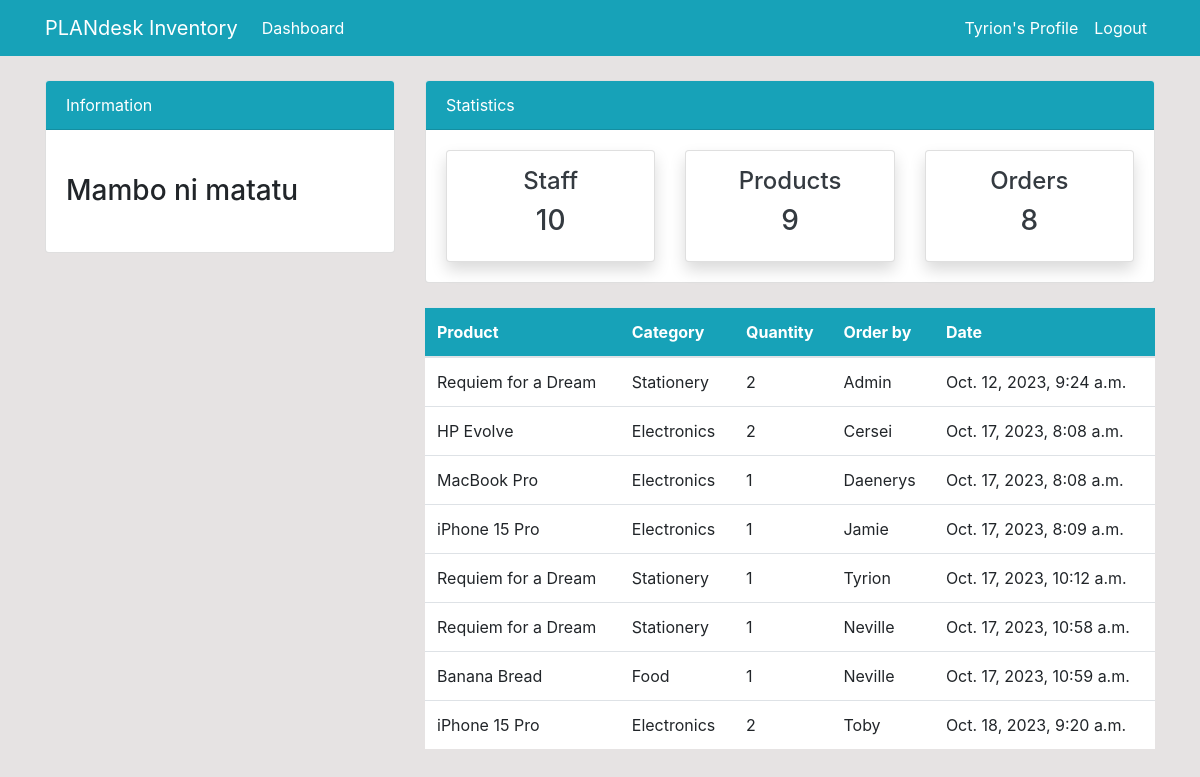
Screenshot of /order/ (signed in) with the database file from the repository.
### dashboard/models.py (models this page shows, shortened)
class Order(models.Model):
    product = models.ForeignKey(Product, on_delete=models.CASCADE, null=True)
    staff = models.ForeignKey(User, models.CASCADE, null=True)
    order_quantity = models.PositiveIntegerField(null=True)
    date = models.DateTimeField(auto_now_add=True)

class Product(models.Model):
    name = models.CharField(max_length=100, null=True)
    category = models.CharField(max_length=20, choices=CATEGORY, null=True)
    quantity = models.PositiveIntegerField(null=True)

### dashboard/views.py (the view)
# urls.py: path('order/', views.order, name='dashboard-order'),
@login_required
def order(request):
    orders = Order.objects.all()
    orders_count = orders.count()
    items_count = Product.objects.all().count()
    workers_count = User.objects.all().count()
    context = {
        'orders':orders,
        'orders_count': orders_count,
        'items_count': items_count,
        'workers_count': workers_count,
    }
    return render(request, 'dashboard/order.html', context)

### templates/dashboard/order.html
{% extends 'partials/base.html' %} {% block title %}Orders Page{% endblock %}
{% block content %} {% include 'partials/hero.html' %}
<div class="container">
  <div class="row my-4">
    <div class="col-md-4"></div>
    <div class="col-md-8">
      <table class="table bg-white">
        <thead class="bg-info">
          <tr class="text-white">
            <th scope="col">Product</th>
            <th scope="col">Category</th>
            <th scope="col">Quantity</th>
            <th scope="col">Order by</th>
            <th scope="col">Date</th>
          </tr>
        </thead>
        <tbody>
          {% for order in orders%}
          <tr>
            <td>{{order.product.name}}</td>
            <td>{{order.product.category}}</td>
            <td>{{order.order_quantity}}</td>
            <td>{{order.staff.username}}</td>
            <td>{{order.date}}</td>
          </tr>
          {%endfor%}
        </tbody>
      </table>
    </div>
  </div>
</div>
{% endblock %}

### templates/partials/nav.html (shortened to what this page needs)
<nav class="navbar navbar-expand-lg navbar-info bg-info">
  {% if user.is_authenticated %}
  <div class="container">
    <a class="navbar-brand text-white" href="{% url 'dashboard-index' %}"
      >PLANdesk Inventory</a
    >
    <div class="collapse navbar-collapse" id="navbarSupportedContent">
      <ul class="navbar-nav mr-auto">
        <li class="nav-item active">
          <a class="nav-link text-white" href="{% url 'dashboard-index' %}"
            >Dashboard <span class="sr-only">(current)</span></a
          >
        </li>
      </ul>
      <ul class="navbar-nav ml-auto">
        <li class="nav-item active">
          <a class="nav-link text-white" href="{% url 'user-profile'%}"
            >{{user.username}}'s Profile
            <span class="sr-only">(current)</span></a
          >
        </li>
        <li class="nav-item">
          <a class="nav-link text-white" href="{% url 'user-logout' %}"
            >Logout</a
          >
        </li>
      </ul>
      {% endif %}
    </div>
  </div>
</nav>

### static/style.css (style rules this page uses)
body { background: rgb(230, 227, 227); }

### rows the page displays
Order: product.name "Requiem for a Dream", product.category "Stationery", order_quantity "2", staff.username "Admin", date "Oct. 12, 2023, 9:24 a.m."
Order: product.name "HP Evolve", product.category "Electronics", order_quantity "2", staff.username "Cersei", date "Oct. 17, 2023, 8:08 a.m."
Order: product.name "MacBook Pro", product.category "Electronics", order_quantity "1", staff.username "Daenerys", date "Oct. 17, 2023, 8:08 a.m."
Order: product.name "iPhone 15 Pro", product.category "Electronics", order_quantity "1", staff.username "Jamie", date "Oct. 17, 2023, 8:09 a.m."
Order: product.name "Requiem for a Dream", product.category "Stationery", order_quantity "1", staff.username "Tyrion", date "Oct. 17, 2023, 10:12 a.m."
Order: product.name "Requiem for a Dream", product.category "Stationery", order_quantity "1", staff.username "Neville", date "Oct. 17, 2023, 10:58 a.m."
Order: product.name "Banana Bread", product.category "Food", order_quantity "1", staff.username "Neville", date "Oct. 17, 2023, 10:59 a.m."
Order: product.name "iPhone 15 Pro", product.category "Electronics", order_quantity "2", staff.username "Toby", date "Oct. 18, 2023, 9:20 a.m."

### other values shown
{{ user.username }} "Tyrion"
{{ workers_count }} "10"
{{ items_count }} "9"
{{ orders_count }} "8"
